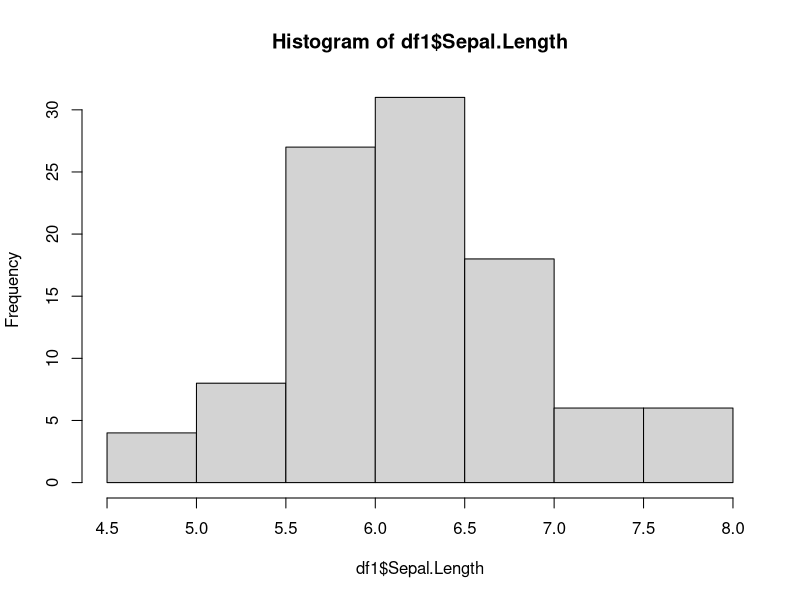
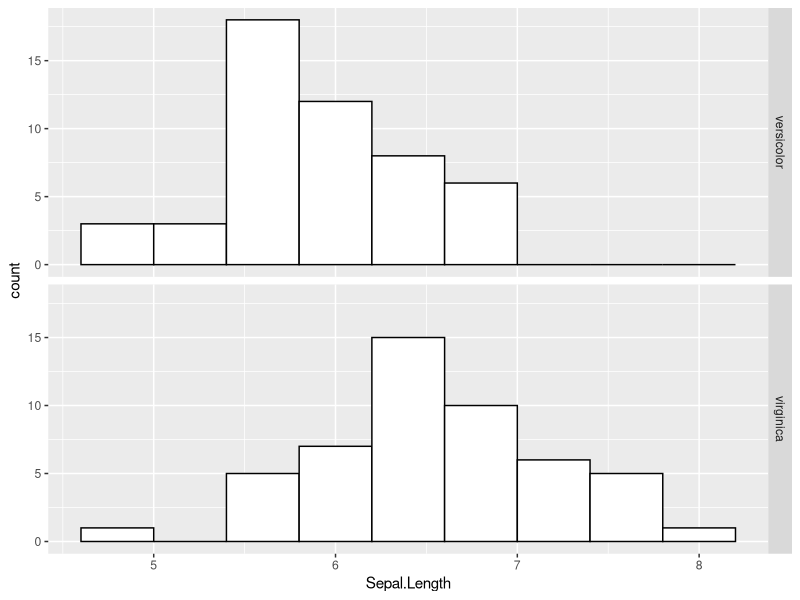
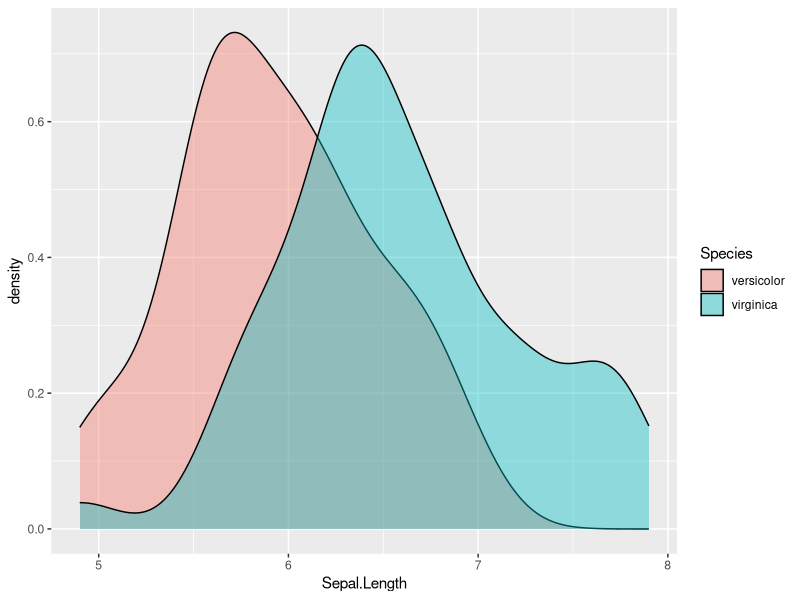
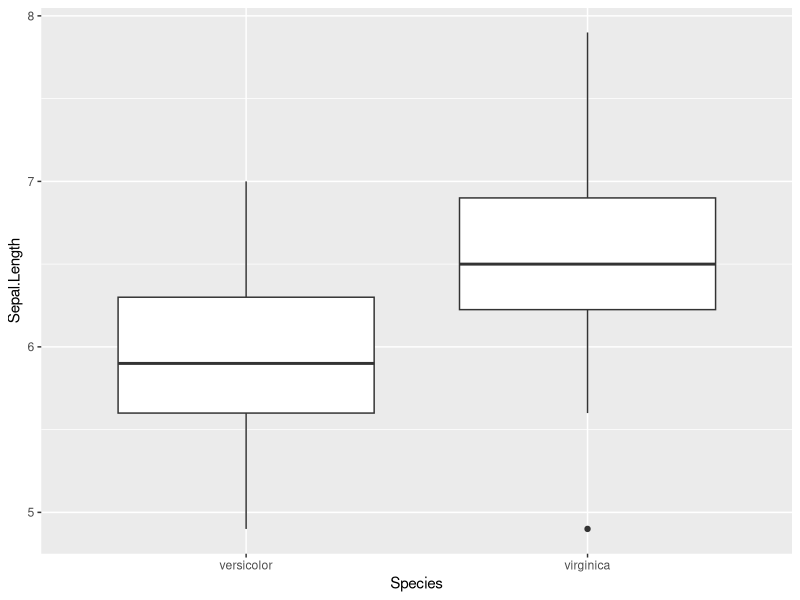

Reproduce these figures in R, in order.
?iris
df <- iris
str(df)

df1 <- subset(df, Species != "setosa")
str(df1)
table(df1$Species)

hist(df1$Sepal.Length)

library(ggplot2)

ggplot(df1, aes(x = Sepal.Length))+
  geom_histogram(fill = "white", col = "black", binwidth = 0.4)+
  facet_grid(Species ~ .)

ggplot(df1, aes(x = Sepal.Length, fill = Species))+
  geom_density(alpha = 0.4)

ggplot(df1, aes(x = Species, y = Sepal.Length))+
  geom_boxplot()
